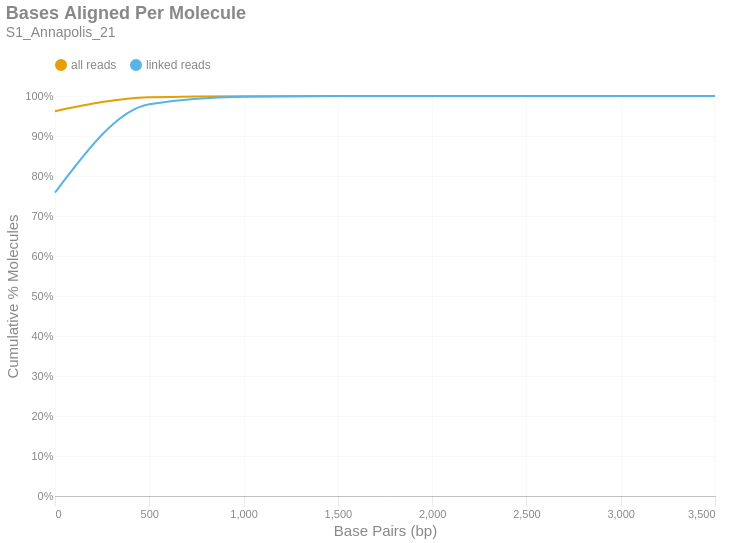

Notebook source saved alongside this figure:
### Markdown cell above
### Bases Aligned Per Molecule
This is a cumulative frequency distribution showing the number of base pairs aligned per unique molecule. These data are shown in 500 bp bins. There are two distributions: one with `all reads` (yellow) and another with only `linked reads` (blue). The percent of molecules in the `linked reads` distribution is relative to the total number of linked molecules.

### Code cell
if SKIPLR:
    print_html(f"Skipped")
else:
    binned_df = consolidated_hist(valids['aligned_bp'], mask, 500, True)
    with SafeRender(binned_df):
        (
            density_plot(binned_df, 'Bases Aligned Per Molecule', samplename, 'basesper')
            .encode(
                x=alt.X('bin:Q', title="Base Pairs (bp)").axis(tickMinStep=500).scale(padding=0),
                y=alt.Y('value:Q', title='Cumulative % Molecules')
                    .axis(format='%')
                    .scale(domain = [0,1])
                    .stack(False),
                color=alt.Color("key:N").scale(domain = ["all reads", "linked reads"]),
                tooltip = [
                    alt.Tooltip("key:N", title = "Data Type"),
                    alt.Tooltip("range_label:N", title="Bases Aligned Per Molecule"),
                    alt.Tooltip("value:Q", format = ".2%", title="% Molecules (Cum.)")
                ]
            )
        ).display()

### Figure 1 — Vega-Lite specification as saved in the notebook (floating-point values rounded to 4 significant figures)
{"width": "container", "height": 400, "config": {"title": {"anchor": "start", "dy": -15, "fontSize": 18, "color": "#888888", "subtitleColor": "#888888", "subtitleFontSize": 14}, "arc": {"fill": "#0072B2"}, "axis": {"domainColor": "#888888", "domainWidth": 0.5, "gridWidth": 0.2, "grid": false, "titleFontWeight": 400, "titleFontSize": 15, "labelFontSize": 11, "labelColor": "#888888", "tickColor": "#888888", "tickWidth": 0.2, "titleColor": "#888888"}, "axisBand": {"grid": false}, "axisX": {"grid": true, "tickSize": 10, "domainCap": "round"}, "axisY": {"domain": false, "grid": true, "tickSize": 0, "domainCap": "round"}, "background": "transparent", "header": {"labelFontSize": 15, "labelColor": "#888888", "titleFontSize": 15, "titleFontWeight": 600, "titleColor": "#888888"}, "legend": {"labelFont": "sans-serif", "labelFontSize": 12, "labelColor": "#888888", "symbolSize": 100, "symbolType": "circle", "titleFontSize": 12, "titlePadding": 10, "titleColor": "#888888", "title": null, "orient": "top"}, "range": {"category": ["#E69F00", "#56B4E9", "#009E73", "#F0E442", "#0072B2", "#D55E00", "#CC79A7", "#000000"], "diverging": ["#cfe8f3", "#a2d4ec", "#73bfe2", "#46abdb", "#1696d2", "#12719e"]}, "area": {"fill": "#0072B2", "fillOpacity": 0.7, "line": true, "strokeOpacity": 0.7}, "line": {"color": "#0072B2", "stroke": "#0072B2", "strokeWidth": 2}, "trail": {"color": "#0072B2", "stroke": "#0072B2", "strokeWidth": 0, "size": 1}, "point": {"filled": true, "fillOpacity": 1.0, "size": 95}, "text": {"color": "#888888", "fontSize": 11, "align": "right", "fontWeight": 400, "size": 11}, "bar": {"fill": "#0072B2", "stroke": null}, "view": {"stroke": null, "continuousWidth": 660, "continuousHeight": 400}}, "data": {"name": "data-422174da1cba1479801bab5b308c465d"}, "mark": {"type": "line", "interpolate": "monotone", "point": {"opacity": 0, "size": 275}}, "encoding": {"color": {"field": "key", "scale": {"domain": ["all reads", "linked reads"]}, "type": "nominal"}, "tooltip": [{"field": "key", "title": "Data Type", "type": "nominal"}, {"field": "range_label", "title": "Bases Aligned Per Molecule", "type": "nominal"}, {"field": "value", "format": ".2%", "title": "% Molecules (Cum.)", "type": "quantitative"}], "x": {"axis": {"tickMinStep": 500}, "field": "bin", "scale": {"padding": 0}, "title": "Base Pairs (bp)", "type": "quantitative"}, "y": {"axis": {"format": "%"}, "field": "value", "scale": {"domain": [0, 1]}, "stack": false, "title": "Cumulative % Molecules", "type": "quantitative"}}, "params": [{"name": "param_c36ac31b6afebe62", "select": {"type": "point", "fields": ["key"]}, "bind": "legend"}], "title": {"text": "Bases Aligned Per Molecule", "subtitle": "S1_Annapolis_21"}, "transform": [{"fold": ["all reads (cumsum)", "linked reads (cumsum)"]}, {"calculate": "replace(datum.key, ' (cumsum)', '')", "as": "key"}, {"filter": {"param": "param_c36ac31b6afebe62"}}], "usermeta": {"embedOptions": {"downloadFileName": "S1_Annapolis_21.basesper"}}, "$schema": "https://vega.github.io/schema/vega-lite/v6.1.0.json", "datasets": {"data-422174da1cba1479801bab5b308c465d": [{"bin": "0.0", "interval": "0.0-500.0", "all reads": 0.9619, "linked reads": 0.7584, "all reads (cumsum)": 0.9619, "linked reads (cumsum)": 0.7584, "range_label": "0-499"}, {"bin": "500.0", "interval": "500.0-1000.0", "all reads": 0.03486, "linked reads": 0.2212, "all reads (cumsum)": 0.9968, "linked reads (cumsum)": 0.9796, "range_label": "500-999"}, {"bin": "1000.0", "interval": "1000.0-1500.0", "all reads": 0.002862, "linked reads": 0.01832, "all reads (cumsum)": 0.9997, "linked reads (cumsum)": 0.9979, "range_label": "1000-1499"}, {"bin": "1500.0", "interval": "1500.0-2000.0", "all reads": 0.0002904, "linked reads": 0.00186, "all reads (cumsum)": 1.0, "linked reads (cumsum)": 0.9997, "range_label": "1500-1999"}, {"bin": "2000.0", "interval": "2000.0-2500.0", "all reads": 3.473e-05, "linked reads": 0.0002225, "all reads (cumsum)": 1.0, "linked reads (cumsum)": 1.0, "range_label": "2000-2499"}, {"bin": "2500.0", "interval": "2500.0-3000.0", "all reads": 4.741e-06, "linked reads": 3.038e-05, "all reads (cumsum)": 1.0, "linked reads (cumsum)": 1.0, "range_label": "2500-2999"}, {"bin": "3000.0", "interval": "3000.0-3500.0", "all reads": 5.926e-07, "linked reads": 3.797e-06, "all reads (cumsum)": 1.0, "linked reads (cumsum)": 1.0, "range_label": "3000-3499"}, {"bin": "3500.0", "interval": "3500.0-4000.0", "all reads": 1.185e-07, "linked reads": 7.594e-07, "all reads (cumsum)": 1.0, "linked reads (cumsum)": 1.0, "range_label": "3500-3999"}]}}
